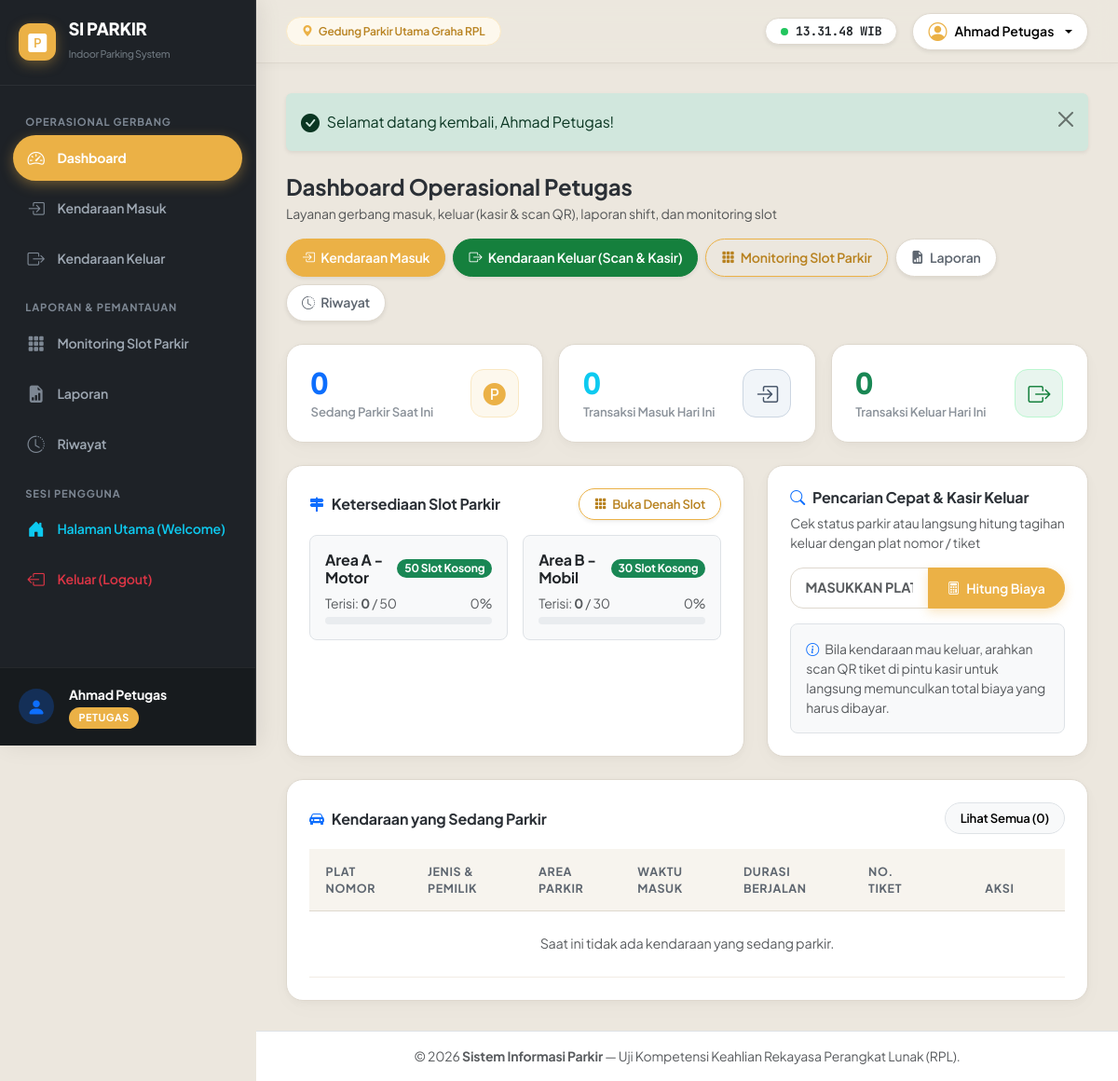
The page /petugas/dashboard.php (signed in) on the database its author committed.
### tables this page shows
CREATE TABLE `tb_area_parkir` (
  `id_area` INT AUTO_INCREMENT PRIMARY KEY,
  `nama_area` VARCHAR(50) NOT NULL,
  `kapasitas` INT NOT NULL,
  `terisi` INT NOT NULL DEFAULT 0,
  INDEX `idx_area_nama` (`nama_area`)
);

### petugas/dashboard.php (the view, shortened to what this page needs)
<?php
require_once __DIR__ . '/../includes/header.php';
$pdo = getDBConnection();
$stmtAktif = $pdo->query("SELECT COUNT(*) FROM tb_transaksi WHERE status = 'masuk'");
$totalSedangParkir = (int)$stmtAktif->fetchColumn();
$stmtMasukHariIni = $pdo->query("SELECT COUNT(*) FROM tb_transaksi WHERE DATE(waktu_masuk) = CURDATE()");
$trxMasukHariIni = (int)$stmtMasukHariIni->fetchColumn();
$stmtKeluarHariIni = $pdo->query("SELECT COUNT(*) FROM tb_transaksi WHERE status = 'keluar' AND DATE(waktu_keluar) = CURDATE()");
$trxKeluarHariIni = (int)$stmtKeluarHariIni->fetchColumn();
$stmtArea = $pdo->query("SELECT * FROM tb_area_parkir ORDER BY nama_area ASC");
$areaList = $stmtArea->fetchAll();
$stmtListAktif = $pdo->query("
    SELECT t.id_parkir, t.kode_tiket, t.waktu_masuk, t.tarif_per_jam_saat_masuk,
           k.plat_nomor, k.jenis_kendaraan, k.pemilik, a.nama_area
    FROM tb_transaksi t
    JOIN tb_kendaraan k ON t.id_kendaraan = k.id_kendaraan
    JOIN tb_area_parkir a ON t.id_area = a.id_area
    WHERE t.status = 'masuk'
    ORDER BY t.waktu_masuk DESC
    LIMIT 10
");
$kendaraanAktif = $stmtListAktif->fetchAll();
?>
<div class="d-flex flex-wrap justify-content-between align-items-center gap-3 mb-4">
    <div>
        <h4 class="fw-bold mb-1">Dashboard Operasional Petugas</h4>
        <p class="text-muted small mb-0">Layanan gerbang masuk, keluar (kasir & scan QR), laporan shift, dan monitoring slot</p>
    </div>
    <div class="d-flex gap-2 flex-wrap">
        <a href="<?= BASE_URL ?>/petugas/transaksi_masuk.php" class="btn btn-primary rounded-pill px-3 shadow-sm fw-semibold">
            <i class="bi bi-box-arrow-in-right me-1"></i> Kendaraan Masuk
        </a>
        <a href="<?= BASE_URL ?>/petugas/transaksi_keluar.php" class="btn btn-success rounded-pill px-3 shadow-sm fw-semibold">
            <i class="bi bi-box-arrow-right me-1"></i> Kendaraan Keluar (Scan & Kasir)
        </a>
        <a href="<?= BASE_URL ?>/petugas/monitoring_slot.php" class="btn btn-outline-primary rounded-pill px-3 shadow-sm fw-semibold">
            <i class="bi bi-grid-3x3-gap-fill me-1"></i> Monitoring Slot Parkir
        </a>
        <a href="<?= BASE_URL ?>/petugas/laporan.php" class="btn btn-outline-secondary rounded-pill px-3 shadow-sm fw-semibold">
            <i class="bi bi-file-earmark-bar-graph-fill me-1"></i> Laporan
        </a>
        <a href="<?= BASE_URL ?>/petugas/riwayat.php" class="btn btn-outline-secondary rounded-pill px-3 shadow-sm fw-semibold">
            <i class="bi bi-clock-history me-1"></i> Riwayat
        </a>
    </div>
</div>
<div class="row g-3 mb-4">
    <div class="col-12 col-sm-6 col-xl-4">
        <div class="card-custom stat-card">
            <div>
                <div class="stat-value text-primary"><?= number_format($totalSedangParkir) ?></div>
                <div class="stat-label">Sedang Parkir Saat Ini</div>
            </div>
            <div class="stat-icon primary">
                <i class="bi bi-p-circle-fill"></i>
            </div>
        </div>
    </div>
    <div class="col-12 col-sm-6 col-xl-4">
        <div class="card-custom stat-card">
            <div>
                <div class="stat-value text-info"><?= number_format($trxMasukHariIni) ?></div>
                <div class="stat-label">Transaksi Masuk Hari Ini</div>
            </div>
            <div class="stat-icon info">
                <i class="bi bi-box-arrow-in-right"></i>
            </div>
        </div>
    </div>
    <div class="col-12 col-sm-6 col-xl-4">
        <div class="card-custom stat-card">
            <div>
                <div class="stat-value text-success"><?= number_format($trxKeluarHariIni) ?></div>
                <div class="stat-label">Transaksi Keluar Hari Ini</div>
            </div>
            <div class="stat-icon success">
                <i class="bi bi-box-arrow-right"></i>
            </div>
        </div>
    </div>
</div>
<div class="row g-4 mb-4">
    <div class="col-12 col-lg-7">
        <div class="card-custom p-4 h-100">
            <div class="d-flex justify-content-between align-items-center mb-3">
                <h6 class="fw-bold mb-0"><i class="bi bi-signpost-2-fill text-primary me-2"></i>Ketersediaan Slot Parkir</h6>
                <a href="<?= BASE_URL ?>/petugas/monitoring_slot.php" class="btn btn-outline-primary btn-sm rounded-pill px-3 shadow-sm">
                    <i class="bi bi-grid-3x3-gap-fill me-1"></i> Buka Denah Slot
                </a>
            </div>
            <div class="row g-3">
                <?php foreach ($areaList as $area):
                    $kap = max(1, (int)$area['kapasitas']);
                    $ter = (int)$area['terisi'];
                    $sisa = max(0, $kap - $ter);
                    $persen = min(100, round(($ter / $kap) * 100));
                    $isFull = ($sisa === 0);
                ?>
                    <div class="col-12 col-sm-6">
                        <div class="p-3 border rounded-3 bg-light position-relative">
                            <div class="d-flex justify-content-between align-items-center mb-2">
                                <h6 class="fw-bold mb-0 text-dark"><?= htmlspecialchars($area['nama_area']) ?></h6>
                                <?php if ($isFull): ?>
                                    <span class="badge bg-danger rounded-pill">PENUH</span>
                                <?php else: ?>
                                    <span class="badge bg-success rounded-pill"><?= $sisa ?> Slot Kosong</span>
                                <?php endif; ?>
                            </div>
                            <div class="d-flex justify-content-between small text-muted mb-1">
                                <span>Terisi: <strong><?= $ter ?></strong> / <?= $kap ?></span>
                                <span><?= $persen ?>%</span>
                            </div>
                            <div class="progress" style="height: 8px;">
                            </div>
                        </div>
                    </div>
                <?php endforeach; ?>
            </div>
        </div>
    </div>
    <div class="col-12 col-lg-5">
        <div class="card-custom p-4 h-100 d-flex flex-column justify-content-between">
            <div>
                <h6 class="fw-bold mb-2"><i class="bi bi-search text-primary me-2"></i>Pencarian Cepat & Kasir Keluar</h6>
                <p class="text-muted small mb-3">Cek status parkir atau langsung hitung tagihan keluar dengan plat nomor / tiket</p>
                <form action="<?= BASE_URL ?>/petugas/transaksi_keluar.php" method="GET">
                    <div class="input-group mb-3">
                        <input type="text" name="kode" class="form-control input-plat text-uppercase fw-bold" placeholder="Masukkan plat atau kode tiket..." required>
                        <button class="btn btn-primary" type="submit"><i class="bi bi-calculator me-1"></i> Hitung Biaya</button>
                    </div>
                </form>
            </div>
            <div class="p-3 bg-light rounded-3 small text-muted border">
                <i class="bi bi-info-circle text-primary me-1"></i>
                Bila kendaraan mau keluar, arahkan scan QR tiket di pintu kasir untuk langsung memunculkan total biaya yang harus dibayar.
            </div>
        </div>
    </div>
</div>
<div class="card-custom p-4">
    <div class="d-flex justify-content-between align-items-center mb-3">
        <h6 class="fw-bold mb-0"><i class="bi bi-car-front-fill text-primary me-2"></i>Kendaraan yang Sedang Parkir</h6>
        <a href="<?= BASE_URL ?>/petugas/riwayat.php?status=masuk" class="btn btn-light btn-sm border rounded-pill px-3 small">Lihat Semua (<?= $totalSedangParkir ?>)</a>
    </div>
    <div class="table-responsive">
        <table class="table table-custom table-hover mb-0">
            <thead>
                <tr>
                    <th>Plat Nomor</th>
                    <th>Jenis & Pemilik</th>
                    <th>Area Parkir</th>
                    <th>Waktu Masuk</th>
                    <th>Durasi Berjalan</th>
                    <th>No. Tiket</th>
                    <th class="text-center" style="width: 140px;">Aksi</th>
                </tr>
            </thead>
            <tbody>
                <?php if (empty($kendaraanAktif)): ?>
                    <tr>
                        <td colspan="7" class="text-center text-muted py-4">Saat ini tidak ada kendaraan yang sedang parkir.</td>
                    </tr>
                <?php endif; ?>
            </tbody>
        </table>
    </div>
</div>
<?php require_once __DIR__ . '/../includes/footer.php'; ?>

### assets/css/style.css (style rules this page uses)
:root { --primary-color: #ebb146; --primary-hover: #d39b33; --primary-subtle: #fdf8ed; --primary-dark: #b88220; --sidebar-bg: #1e2227; --sidebar-hover: #2a3037; --sidebar-active: #ebb146; --body-bg: #ece7de; --card-bg: #ffffff; --card-border: #ded8ce; --card-alt: #f7f4ee; --text-main: #2b3036; --text-secondary: #5e6670; --text-muted: #8c939b; --accent-coral: #eb7454; --accent-emerald: #15803d; --accent-dark: #111827; --radius-sm: 8px; --radius-md: 14px; --radius-lg: 18px; --radius-pill: 999px; }
body { font-family: 'Plus Jakarta Sans', -apple-system, BlinkMacSystemFont, "Segoe UI", Roboto, sans-serif; background-color: var(--body-bg); color: var(--text-main); overflow-x: hidden; min-height: 100vh; -webkit-font-smoothing: antialiased; -moz-osx-font-smoothing: grayscale; letter-spacing: -0.01em; }
.card-custom { background-color: var(--card-bg); border-radius: var(--radius-lg); border: 1px solid var(--card-border); box-shadow: 0 2px 8px rgba(0, 0, 0, 0.03), 0 8px 24px rgba(0, 0, 0, 0.02); transition: transform 0.2s cubic-bezier(0.16, 1, 0.3, 1), box-shadow 0.2s cubic-bezier(0.16, 1, 0.3, 1); overflow: hidden; }
.stat-card { padding: 1.4rem 1.6rem; display: flex; align-items: center; justify-content: space-between; }
.stat-icon { width: 52px; height: 52px; border-radius: 14px; display: flex; align-items: center; justify-content: center; font-size: 1.5rem; flex-shrink: 0; border: 1px solid transparent; }
.stat-icon.primary { background-color: #fdf8ed; color: var(--primary-color); border-color: #fae8c3; }
.stat-icon.success { background-color: #e8f5ee; color: var(--accent-emerald); border-color: #bbf7d0; }
.stat-icon.info { background-color: #f1f5f9; color: #475569; border-color: #cbd5e1; }
.stat-value { font-size: 1.95rem; font-weight: 800; letter-spacing: -0.03em; line-height: 1.15; margin-bottom: 0.2rem; color: var(--text-main); font-variant-numeric: tabular-nums; }
.stat-label { font-size: 0.82rem; font-weight: 600; color: var(--text-muted); }
.btn { border-radius: var(--radius-pill); font-weight: 600; font-size: 0.88rem; padding: 0.55rem 1.25rem; transition: all 0.2s cubic-bezier(0.16, 1, 0.3, 1); }
.btn-sm { padding: 0.38rem 0.95rem; font-size: 0.82rem; }
.btn-primary { background-color: var(--primary-color) !important; border-color: var(--primary-color) !important; color: #ffffff !important; box-shadow: 0 4px 12px rgba(235, 177, 70, 0.32); }
.btn-outline-primary { border: 1.5px solid var(--primary-color) !important; color: var(--primary-dark) !important; background-color: transparent !important; }
.btn-success { background-color: var(--accent-emerald) !important; border-color: var(--accent-emerald) !important; color: #ffffff !important; box-shadow: 0 4px 12px rgba(21, 128, 61, 0.25); }
.btn-outline-secondary { border: 1.5px solid var(--card-border) !important; color: var(--text-secondary) !important; background-color: #ffffff !important; }
.table-custom { vertical-align: middle; }
.table-custom thead th { background-color: var(--card-alt); color: var(--text-secondary); font-weight: 700; font-size: 0.78rem; text-transform: uppercase; letter-spacing: 0.05em; border-bottom: 1px solid var(--card-border); padding: 0.9rem 1.1rem; }
.table-custom tbody td { padding: 0.95rem 1.1rem; color: var(--text-main); font-size: 0.9rem; border-bottom: 1px solid #f1ece5; }
.form-control, .form-select { border: 1.5px solid var(--card-border); padding: 0.65rem 0.95rem; font-size: 0.9rem; border-radius: var(--radius-md); background-color: #ffffff; color: var(--text-main); transition: all 0.15s; }

### rows shown on the page
tb_area_parkir: nama_area "Area A - Motor", kapasitas "50", terisi "0"
tb_area_parkir: nama_area "Area B - Mobil", kapasitas "30", terisi "0"

### other values the page prints
$userNama "Ahmad Petugas"
$userRole "PETUGAS"
APP_LOCATION "Gedung Parkir Utama Graha RPL"
$user['nama_lengkap'] "Ahmad Petugas"
$text "Selamat datang kembali, Ahmad Petugas!"
$totalSedangParkir "0"
$trxMasukHariIni "0"
$trxKeluarHariIni "0"
APP_NAME "Sistem Informasi Parkir"
